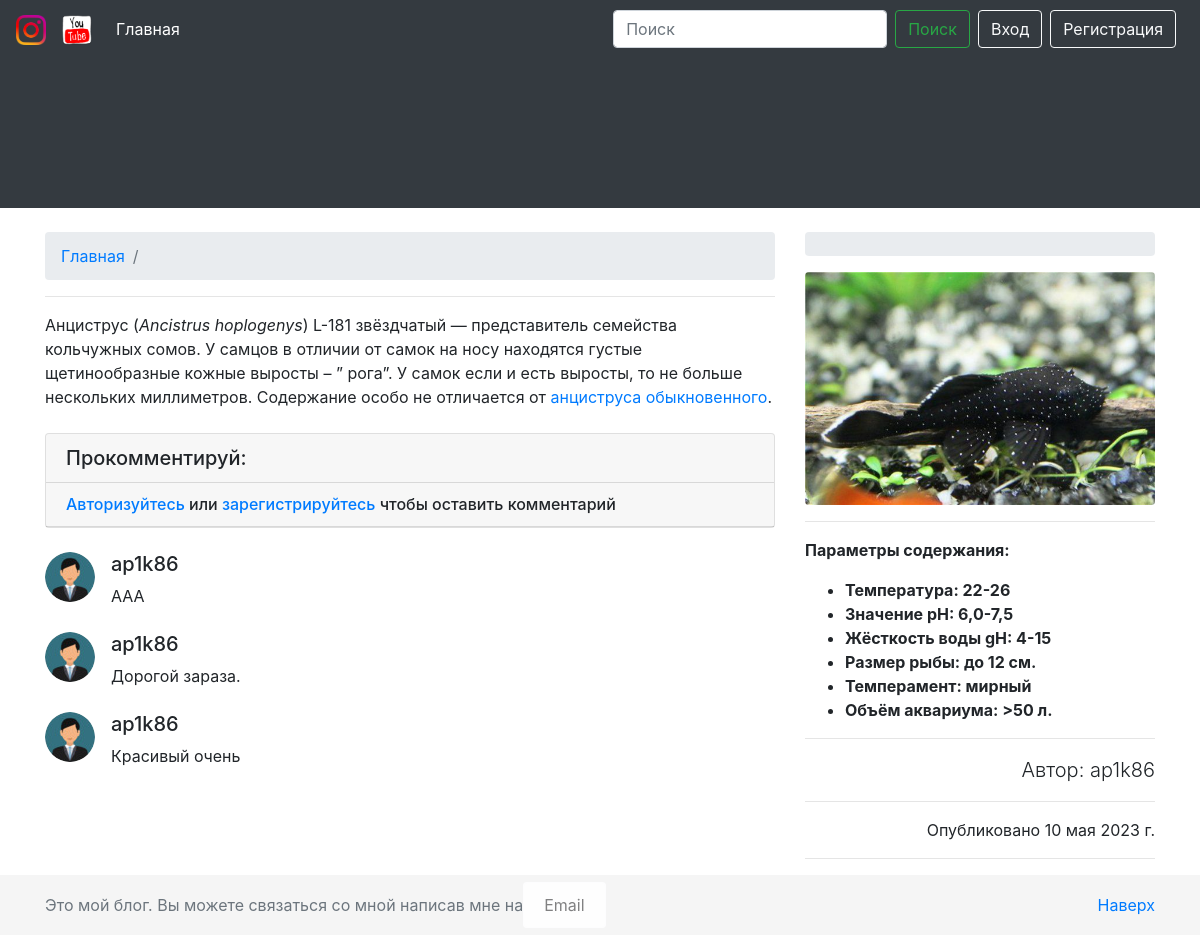
/blog/ancistrus-l-181-zvyozdchatyj/, run on the app's committed database.
### myblog/models.py (models this page shows, shortened)
class Post(models.Model):
    title = models.CharField(max_length=200, verbose_name="Заголовок:")
    url = models.SlugField(verbose_name='URL-адрес(авто):')
    description = RichTextUploadingField(verbose_name='Описание')
    content = RichTextUploadingField(verbose_name='Подробное описание:')
    options = RichTextUploadingField(verbose_name='Параметры содержания:')
    image = models.ImageField(verbose_name='Фото:')
    created_at = models.DateField(default=timezone.now, verbose_name='Дата создания:')
    author = models.ForeignKey(User, on_delete=models.CASCADE, default=User.objects.all, verbose_name='Автор:')
    keyword = models.CharField(max_length=200, default='123', verbose_name='Слова для поиска:')
    objects = models.Model
    class Meta:
        verbose_name = 'Пост главной страницы'
        verbose_name_plural = 'Посты на главной странице'

class Comment(models.Model):
    post = models.ForeignKey(Post, on_delete=models.CASCADE, related_name='comments', verbose_name='Текст:')
    username = models.ForeignKey(User, on_delete=models.CASCADE, verbose_name='Имя:')
    text = models.TextField(verbose_name='Комментарий:')
    created_date = models.DateTimeField(default=timezone.now, verbose_name='Дата создания:')
    objects = models.Model
    class Meta:
        verbose_name = 'Комментарий под постом главной страницы'
        verbose_name_plural = 'Комментарии под постом главной страницы'
        ordering = ['-created_date']

### myblog/views.py (the view, shortened to what this page needs)
# urls.py: path('blog/<slug>/', PostDetailView.as_view(), name='post_detail'),
class PostDetailView(View):
    def get(self, request, slug, *args, **kwargs):
        post = get_object_or_404(Post, url=slug)
        last_posts = Post.objects.all().order_by('-id')[:5]
        comment_form = CommentForm()
        context = {
            'post': post,
            'last_posts': last_posts,
            'comment_form': comment_form,
            'comment': CommentForum.objects.all()
        }
        return render(request, 'myblog/post_detail.html', context=context)

### myblog/forms.py
class CommentForm(forms.ModelForm):
    class Meta:
        model = Comment
        fields = ('text',)
        widgets = {
            'text': forms.Textarea(attrs={
                'class': 'form-control',
                'rows': 3,
            }),
        }

### templates/myblog/post_detail.html (shortened to what this page needs)
{% extends './base.html' %}
{% load static %}
{% block header %}
{% include './block/header.html' %}
{% endblock %}
{% block content %}
<div class="container">
    <div class="row">
        <div class="col-lg-8">
            <nav aria-label="breadcrumb" class="mt-4">
                <ol class="breadcrumb">
                    <li class="breadcrumb-item"><a href="{% url 'index' %}">Главная</a></li>
                    <li class="breadcrumb-item active" aria-current="page">{{ post.h1 }}</li>
                </ol>
            </nav>
            <hr>
            <p class="lead">
                {{ post.content|safe }}
            </p>
            {% include './block/comments.html' %}
        </div>
        {% include './block/aside.html' %}
    </div>
</div>
{% endblock %}

### templates/myblog/block/comments.html
{% load static %}
<div class="card my-4">
    <h5 class="card-header">Прокомментируй:</h5>
    {% if user.is_authenticated %}
    <div class="card-body">
        <form method="post">
            {% csrf_token %}
            <div class="form-group">
                {{ comment_form.text }}
            </div>
            <button type="submit" class="btn btn-primary">Отправить</button>
        </form>
    </div>
    {% else %}
    <h6 class="card-header"><a href="{% url 'signin' %}">Авторизуйтесь</a> или <a href="{% url 'signup' %}">зарегистрируйтесь</a>
        чтобы оставить комментарий</h6>
    {% endif %}
</div>
{% for comment in post.comments.all %}
<div class="media mb-4">
    <img class="d-flex mr-3 rounded-circle" src="{% static '/img/avatar.jpg' %}" alt="">
    <div class="media-body">
        <h5 class="mt-0">{{comment.username}}</h5>
        {{comment.text}}
    </div>
</div>
{% endfor %}

### templates/myblog/block/aside.html (shortened to what this page needs)
<div class="col-lg-4">
    <nav aria-label="breadcrumb" class="mt-4">
        <ol class="breadcrumb">
        </ol>
    </nav>
    <img class="img-fluid rounded " src="{{ post.image.url }}" alt="">
    <hr>
    <p class="text"> {{ post.options|safe }}</p>
    <hr>
    <p class="lead text-right">Автор: {{ post.author }}</p>
    <hr>
    <p class="text-right">Опубликовано {{ post.created_at }}</p>
    <hr>
</div>

### static/css/style.css (style rules this page uses)
body { margin-bottom: 60px; }
html { position: relative; min-height: 100%; }

### data on the page
Post: content "Анциструс ( A ncistrus hoplogenys ) L-181 звёздчатый — представитель семейства кольчужных сомов. У самцов в отличии от самок на носу находятся густые щетинообразные кожные выросты – ” рога”. У самок если и есть выросты, то не больше нескольких миллиметров. Содержание особо не отличается от анциструса обыкновенного .", image (picture), options "Параметры содержания: Температура: 22-26 Значение pH: 6,0-7,5 Жёсткость воды gH: 4-15 Размер рыбы: до 12 см. Темперамент: мирный Объём аквариума: >50 л.", author "ap1k86", created_at "10 мая 2023 г."
Comment: username "ap1k86", text "ААА"
Comment: username "ap1k86", text "Дорогой зараза."
Comment: username "ap1k86", text "Красивый очень"
